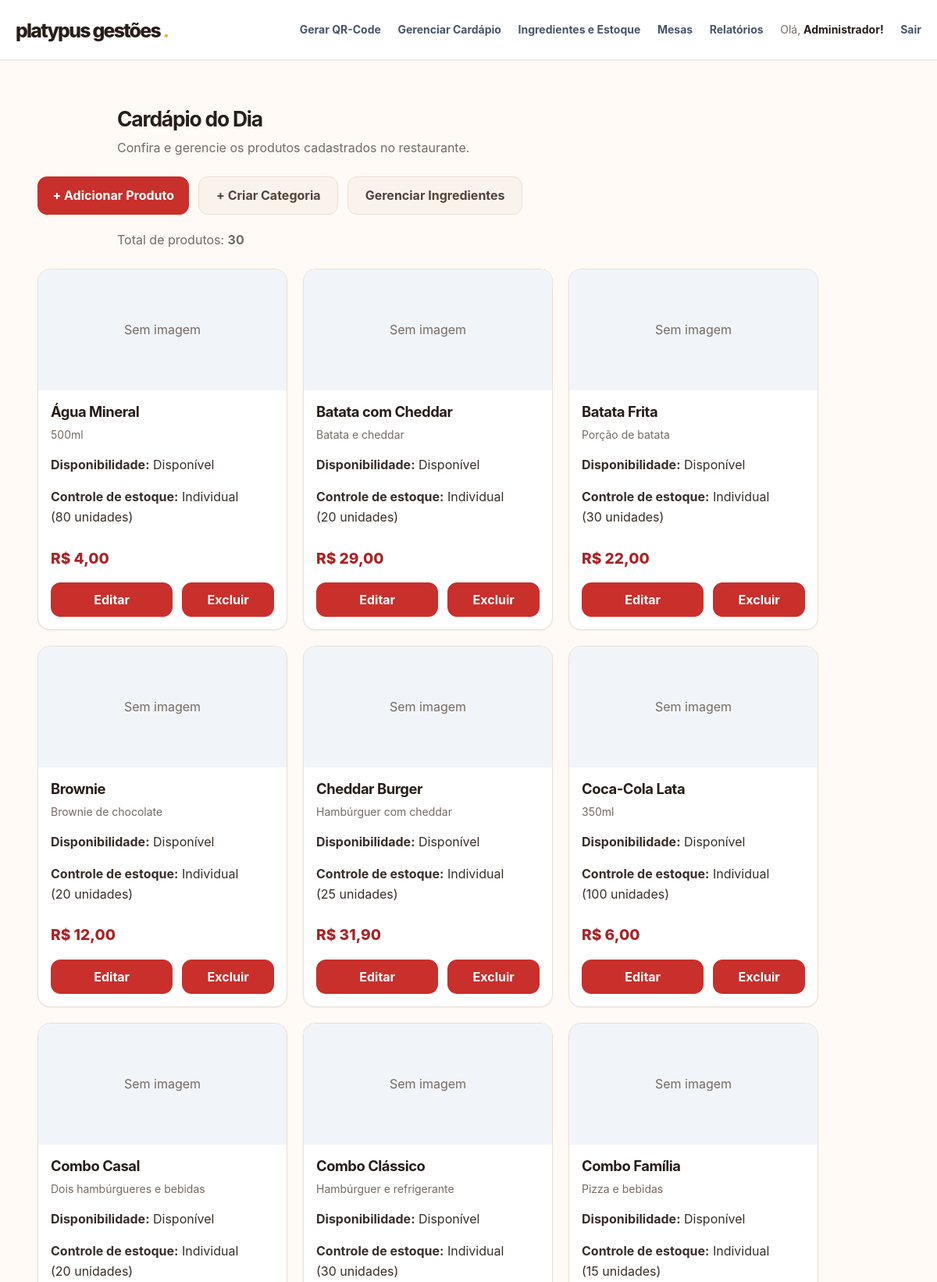
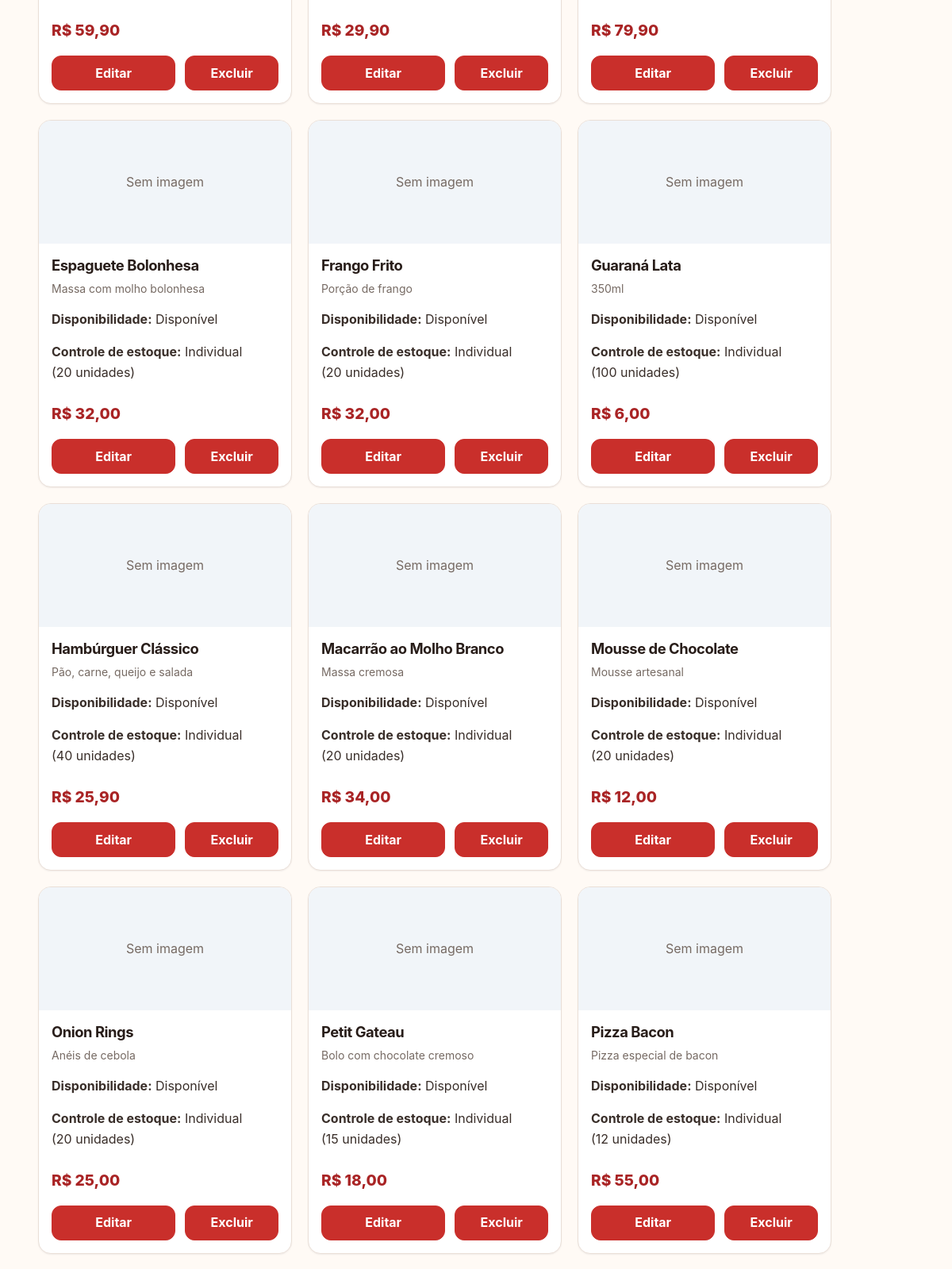
The page /router.php?pagina=cardapio/admin (signed in, upper part) on the database its author committed (2 pictures, top to bottom).
### tables this page shows
CREATE TABLE IF NOT EXISTS products (
        id INT(10) UNSIGNED NOT NULL AUTO_INCREMENT,
        category_id INT(10) UNSIGNED DEFAULT NULL,
        name VARCHAR(150) NOT NULL,
        description VARCHAR(500) DEFAULT NULL,
        price DECIMAL(10,2) NOT NULL DEFAULT 0.00,
        is_available TINYINT(1) NOT NULL DEFAULT 1,
        stock_quantity INT(10) UNSIGNED DEFAULT NULL,
        image VARCHAR(255) DEFAULT NULL,
        created_at DATETIME NOT NULL DEFAULT CURRENT_TIMESTAMP,

        PRIMARY KEY (id),
        KEY fk_products_category (category_id),
        KEY idx_products_available (is_available),

        CONSTRAINT fk_products_category
            FOREIGN KEY (category_id)
            REFERENCES categories(id)
            ON DELETE SET NULL
    );

### router.php (called while the page is built, shortened)
<?php
$page = strtolower(trim((string) ($_GET['pagina'] ?? $_GET['page'] ?? 'dashboard')));
$page = str_replace('_', '-', $page);
$currentRoute = $routes[$page];
$viewPath = __DIR__ . '/' . $currentRoute['file'];
require $viewPath;

### controller/product.controller.php (called while the page is built, shortened)
<?php
function getProductSelectSql(): string
{
    return "SELECT
                p.id,
                p.category_id AS categoryId,
                p.name,
                p.description,
                p.price,
                p.is_available AS isAvailable,
                p.stock_quantity AS stockQuantity,
                CASE
                    WHEN p.stock_quantity IS NOT NULL THEN 'PRODUCT'
                    WHEN EXISTS (SELECT 1 FROM recipes r WHERE r.product_id = p.id) THEN 'INGREDIENTS'
                    ELSE 'NONE'
                END AS stockMode,
                p.image,
                p.created_at AS createdAt
            FROM products p";
}
function getAllProducts(): array
{
    $pdo = getDatabaseConnection();
    $stmt = $pdo->query(getProductSelectSql() . ' ORDER BY p.name ASC');
    return $stmt->fetchAll(PDO::FETCH_CLASS, Product::class);
}

### view/public/admin/menu.admin.php (the view, shortened to what this page needs)
<?php
require_once __DIR__ . '/../../../controller/product.controller.php';
$products = getAllProducts();
$h = static fn($value): string => htmlspecialchars((string) $value, ENT_QUOTES, 'UTF-8');
?>
<!DOCTYPE html>
<html lang="pt-BR">
<head>
    <link rel="stylesheet" href="/platypus_gestoes/view/public/assets/css/style.css?v=12">
</head>
<body>
<?php require_once __DIR__ . '/../../includes/header.php'; ?>
<main>
    <div class="content-header">
        <h3>Cardápio do Dia</h3>
        <p>Confira e gerencie os produtos cadastrados no restaurante.</p>
    </div>
    <div class="menu-top-nav">
        <a href="/platypus_gestoes/router.php?pagina=cardapio/admin/adicionar" class="btn">+ Adicionar Produto</a>
        <a href="/platypus_gestoes/router.php?pagina=categorias/adicionar" class="btn btn-secondary">+ Criar Categoria</a>
        <a href="/platypus_gestoes/router.php?pagina=ingredientes" class="btn btn-secondary">Gerenciar Ingredientes</a>
    </div>
    <div class="content-header"><p>Total de produtos: <strong><?= count($products) ?></strong></p></div>
    <?php if ($products === []): ?>
        <section class="card">
            <h4>Nenhum produto cadastrado</h4>
            <p>Cadastre seu primeiro produto para exibi-lo aqui.</p>
            <a href="/platypus_gestoes/router.php?pagina=cardapio/admin/adicionar" class="btn">Cadastrar Produto</a>
        </section>
    <?php else: ?>
        <ul class="menu-grid">
            <?php foreach ($products as $product): ?>
                <?php
                $isImageValid = !empty($product->image)
                    && basename($product->image) === $product->image
                    && is_file(__DIR__ . '/../assets/images/products/' . $product->image);
                $imageUrl = '/platypus_gestoes/view/public/assets/images/products/' . rawurlencode($product->image ?? '');
                ?>
                <li class="card menu-item">
                    <?php if ($isImageValid): ?>
                        <img class="menu-item-image" src="<?= $h($imageUrl) ?>" alt="<?= $h($product->name) ?>" loading="lazy">
                    <?php else: ?>
                        <div class="menu-item-image" role="img" aria-label="Imagem não cadastrada">Sem imagem</div>
                    <?php endif; ?>
                    <div class="menu-item-body">
                        <h4 class="menu-item-title"><?= $h($product->name) ?></h4>
                        <p class="menu-item-description"><?= $h($product->description ?? 'Sem descrição cadastrada.') ?></p>
                        <p><strong>Disponibilidade:</strong> <?= $product->isAvailable ? 'Disponível' : 'Indisponível' ?></p>
                        <p><strong>Controle de estoque:</strong>
                            <?php if ($product->stockMode === 'PRODUCT'): ?>
                                Individual (<?= (int) $product->stockQuantity ?> unidades)
                            <?php elseif ($product->stockMode === 'INGREDIENTS'): ?>
                                Por ingredientes da receita
                            <?php else: ?>
                                Sem controle
                            <?php endif; ?>
                        </p>
                        <div class="menu-item-footer">
                            <span class="menu-item-price">R$ <?= number_format((float) $product->price, 2, ',', '.') ?></span>
                        </div>
                        <div class="form-actions">
                            <a href="/platypus_gestoes/router.php?pagina=cardapio/admin/editar&id=<?= (int) $product->id ?>" class="btn">Editar</a>
                            <form action="/platypus_gestoes/router.php?pagina=cardapio/admin&action=delete-product" method="POST"
                                  onsubmit="return confirm('Deseja realmente excluir este produto?');">
                                <button type="submit" class="btn btn-secondary">Excluir</button>
                            </form>
                        </div>
                    </div>
                </li>
            <?php endforeach; ?>
        </ul>
    <?php endif; ?>
</main>
</body>
</html>

### rows shown on the page
products: name "Água Mineral", description "500ml", is_available "Disponível", stock_quantity "80", price "4,00"
products: name "Batata com Cheddar", description "Batata e cheddar", is_available "Disponível", stock_quantity "20", price "29,00"
products: name "Batata Frita", description "Porção de batata", is_available "Disponível", stock_quantity "30", price "22,00"
products: name "Brownie", description "Brownie de chocolate", is_available "Disponível", stock_quantity "20", price "12,00"
products: name "Cheddar Burger", description "Hambúrguer com cheddar", is_available "Disponível", stock_quantity "25", price "31,90"
products: name "Coca-Cola Lata", description "350ml", is_available "Disponível", stock_quantity "100", price "6,00"
products: name "Combo Casal", description "Dois hambúrgueres e bebidas", is_available "Disponível", stock_quantity "20", price "59,90"
products: name "Combo Clássico", description "Hambúrguer e refrigerante", is_available "Disponível", stock_quantity "30", price "29,90"
products: name "Combo Família", description "Pizza e bebidas", is_available "Disponível", stock_quantity "15", price "79,90"
products: name "Espaguete Bolonhesa", description "Massa com molho bolonhesa", is_available "Disponível", stock_quantity "20", price "32,00"
products: name "Frango Frito", description "Porção de frango", is_available "Disponível", stock_quantity "20", price "32,00"
products: name "Guaraná Lata", description "350ml", is_available "Disponível", stock_quantity "100", price "6,00"
products: name "Hambúrguer Clássico", description "Pão, carne, queijo e salada", is_available "Disponível", stock_quantity "40", price "25,90"
products: name "Macarrão ao Molho Branco", description "Massa cremosa", is_available "Disponível", stock_quantity "20", price "34,00"
products: name "Mousse de Chocolate", description "Mousse artesanal", is_available "Disponível", stock_quantity "20", price "12,00"
products: name "Onion Rings", description "Anéis de cebola", is_available "Disponível", stock_quantity "20", price "25,00"
products: name "Petit Gateau", description "Bolo com chocolate cremoso", is_available "Disponível", stock_quantity "15", price "18,00"
products: name "Pizza Bacon", description "Pizza especial de bacon", is_available "Disponível", stock_quantity "12", price "55,00"

### other values the page prints
$link['label'] "Gerar QR-Code"
$link['label'] "Gerenciar Cardápio"
$link['label'] "Ingredientes e Estoque"
$link['label'] "Mesas"
$link['label'] "Relatórios"
$userName "Administrador"
count($products) "30"
